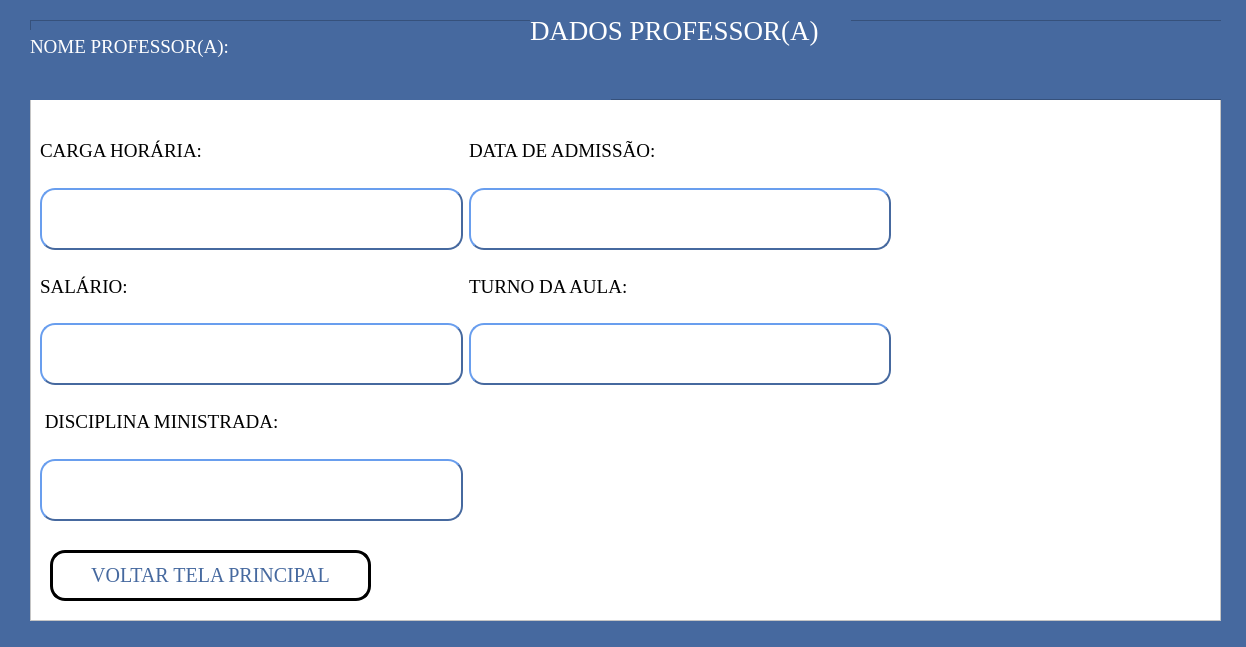
<?xml version="1.0" encoding="UTF-8"?>
<ui version="4.0">
 <class>MainWindow</class>
 <widget class="QMainWindow" name="MainWindow">
  <property name="geometry">
   <rect>
    <x>0</x>
    <y>0</y>
    <width>1246</width>
    <height>647</height>
   </rect>
  </property>
  <property name="windowTitle">
   <string>Tela Dados Professor</string>
  </property>
  <property name="windowIcon">
   <iconset>
    <normaloff>imagens/diplomado.png</normaloff>imagens/diplomado.png</iconset>
  </property>
  <property name="styleSheet">
   <string notr="true">background-color:rgb(70, 105, 159);</string>
  </property>
  <widget class="QWidget" name="centralwidget">
   <widget class="QLabel" name="label_47">
    <property name="geometry">
     <rect>
      <x>200</x>
      <y>30</y>
      <width>251</width>
      <height>22</height>
     </rect>
    </property>
    <property name="font">
     <font>
      <family>Bahnschrift</family>
      <pointsize>12</pointsize>
     </font>
    </property>
    <property name="styleSheet">
     <string notr="true">background-color: transparent;
COLOR:rgb(255, 255, 255)</string>
    </property>
    <property name="text">
     <string/>
    </property>
   </widget>
   <widget class="QFrame" name="frame">
    <property name="geometry">
     <rect>
      <x>30</x>
      <y>20</y>
      <width>1191</width>
      <height>601</height>
     </rect>
    </property>
    <property name="styleSheet">
     <string notr="true">background-color: rgb(255, 255, 255);</string>
    </property>
    <property name="frameShape">
     <enum>QFrame::StyledPanel</enum>
    </property>
    <property name="frameShadow">
     <enum>QFrame::Raised</enum>
    </property>
    <widget class="QWidget" name="layoutWidget">
     <property name="geometry">
      <rect>
       <x>10</x>
       <y>100</y>
       <width>851</width>
       <height>401</height>
      </rect>
     </property>
     <layout class="QGridLayout" name="gridLayout">
      <item row="3" column="1">
       <widget class="QLabel" name="label_51">
        <property name="palette">
         <palette>
          <active>
           <colorrole role="WindowText">
            <brush brushstyle="SolidPattern">
             <color alpha="255">
              <red>0</red>
              <green>0</green>
              <blue>0</blue>
             </color>
            </brush>
           </colorrole>
           <colorrole role="Button">
            <brush brushstyle="SolidPattern">
             <color alpha="0">
              <red>0</red>
              <green>0</green>
              <blue>0</blue>
             </color>
            </brush>
           </colorrole>
           <colorrole role="Text">
            <brush brushstyle="SolidPattern">
             <color alpha="255">
              <red>0</red>
              <green>0</green>
              <blue>0</blue>
             </color>
            </brush>
           </colorrole>
           <colorrole role="ButtonText">
            <brush brushstyle="SolidPattern">
             <color alpha="255">
              <red>0</red>
              <green>0</green>
              <blue>0</blue>
             </color>
            </brush>
           </colorrole>
           <colorrole role="Base">
            <brush brushstyle="SolidPattern">
             <color alpha="0">
              <red>0</red>
              <green>0</green>
              <blue>0</blue>
             </color>
            </brush>
           </colorrole>
           <colorrole role="Window">
            <brush brushstyle="SolidPattern">
             <color alpha="0">
              <red>0</red>
              <green>0</green>
              <blue>0</blue>
             </color>
            </brush>
           </colorrole>
          </active>
          <inactive>
           <colorrole role="WindowText">
            <brush brushstyle="SolidPattern">
             <color alpha="255">
              <red>0</red>
              <green>0</green>
              <blue>0</blue>
             </color>
            </brush>
           </colorrole>
           <colorrole role="Button">
            <brush brushstyle="SolidPattern">
             <color alpha="0">
              <red>0</red>
              <green>0</green>
              <blue>0</blue>
             </color>
            </brush>
           </colorrole>
           <colorrole role="Text">
            <brush brushstyle="SolidPattern">
             <color alpha="255">
              <red>0</red>
              <green>0</green>
              <blue>0</blue>
             </color>
            </brush>
           </colorrole>
           <colorrole role="ButtonText">
            <brush brushstyle="SolidPattern">
             <color alpha="255">
              <red>0</red>
              <green>0</green>
              <blue>0</blue>
             </color>
            </brush>
           </colorrole>
           <colorrole role="Base">
            <brush brushstyle="SolidPattern">
             <color alpha="0">
              <red>0</red>
              <green>0</green>
              <blue>0</blue>
             </color>
            </brush>
           </colorrole>
           <colorrole role="Window">
            <brush brushstyle="SolidPattern">
             <color alpha="0">
              <red>0</red>
              <green>0</green>
              <blue>0</blue>
             </color>
            </brush>
           </colorrole>
          </inactive>
          <disabled>
           <colorrole role="WindowText">
            <brush brushstyle="SolidPattern">
             <color alpha="255">
              <red>0</red>
              <green>0</green>
              <blue>0</blue>
             </color>
            </brush>
           </colorrole>
           <colorrole role="Button">
            <brush brushstyle="SolidPattern">
             <color alpha="0">
              <red>0</red>
              <green>0</green>
              <blue>0</blue>
             </color>
            </brush>
           </colorrole>
           <colorrole role="Text">
            <brush brushstyle="SolidPattern">
             <color alpha="255">
              <red>0</red>
              <green>0</green>
              <blue>0</blue>
             </color>
            </brush>
           </colorrole>
           <colorrole role="ButtonText">
            <brush brushstyle="SolidPattern">
             <color alpha="255">
              <red>0</red>
              <green>0</green>
              <blue>0</blue>
             </color>
            </brush>
           </colorrole>
           <colorrole role="Base">
            <brush brushstyle="SolidPattern">
             <color alpha="0">
              <red>0</red>
              <green>0</green>
              <blue>0</blue>
             </color>
            </brush>
           </colorrole>
           <colorrole role="Window">
            <brush brushstyle="SolidPattern">
             <color alpha="0">
              <red>0</red>
              <green>0</green>
              <blue>0</blue>
             </color>
            </brush>
           </colorrole>
          </disabled>
         </palette>
        </property>
        <property name="font">
         <font>
          <family>Georgia</family>
          <pointsize>14</pointsize>
          <weight>50</weight>
          <bold>false</bold>
         </font>
        </property>
        <property name="styleSheet">
         <string notr="true">background-color: transparent;
color: rgb(0, 0, 0);</string>
        </property>
        <property name="text">
         <string>TURNO DA AULA:</string>
        </property>
       </widget>
      </item>
      <item row="4" column="0">
       <widget class="QLabel" name="text_3">
        <property name="font">
         <font>
          <family>Georgia</family>
          <pointsize>12</pointsize>
          <weight>50</weight>
          <bold>false</bold>
         </font>
        </property>
        <property name="styleSheet">
         <string notr="true">background-color:rgb(255, 255, 255);
border-radius:15px;
border-style:outset;
border-width:2px;
border-color:rgb(70, 105, 159);
color:rgb(70, 105, 159)</string>
        </property>
        <property name="text">
         <string>&lt;html&gt;&lt;head/&gt;&lt;body&gt;&lt;p align=&quot;center&quot;&gt;&lt;br/&gt;&lt;/p&gt;&lt;/body&gt;&lt;/html&gt;</string>
        </property>
       </widget>
      </item>
      <item row="3" column="0">
       <widget class="QLabel" name="label_50">
        <property name="palette">
         <palette>
          <active>
           <colorrole role="WindowText">
            <brush brushstyle="SolidPattern">
             <color alpha="255">
              <red>0</red>
              <green>0</green>
              <blue>0</blue>
             </color>
            </brush>
           </colorrole>
           <colorrole role="Button">
            <brush brushstyle="SolidPattern">
             <color alpha="0">
              <red>0</red>
              <green>0</green>
              <blue>0</blue>
             </color>
            </brush>
           </colorrole>
           <colorrole role="Text">
            <brush brushstyle="SolidPattern">
             <color alpha="255">
              <red>0</red>
              <green>0</green>
              <blue>0</blue>
             </color>
            </brush>
           </colorrole>
           <colorrole role="ButtonText">
            <brush brushstyle="SolidPattern">
             <color alpha="255">
              <red>0</red>
              <green>0</green>
              <blue>0</blue>
             </color>
            </brush>
           </colorrole>
           <colorrole role="Base">
            <brush brushstyle="SolidPattern">
             <color alpha="0">
              <red>0</red>
              <green>0</green>
              <blue>0</blue>
             </color>
            </brush>
           </colorrole>
           <colorrole role="Window">
            <brush brushstyle="SolidPattern">
             <color alpha="0">
              <red>0</red>
              <green>0</green>
              <blue>0</blue>
             </color>
            </brush>
           </colorrole>
          </active>
          <inactive>
           <colorrole role="WindowText">
            <brush brushstyle="SolidPattern">
             <color alpha="255">
              <red>0</red>
              <green>0</green>
              <blue>0</blue>
             </color>
            </brush>
           </colorrole>
           <colorrole role="Button">
            <brush brushstyle="SolidPattern">
             <color alpha="0">
              <red>0</red>
              <green>0</green>
              <blue>0</blue>
             </color>
            </brush>
           </colorrole>
           <colorrole role="Text">
            <brush brushstyle="SolidPattern">
             <color alpha="255">
              <red>0</red>
              <green>0</green>
              <blue>0</blue>
             </color>
            </brush>
           </colorrole>
           <colorrole role="ButtonText">
            <brush brushstyle="SolidPattern">
             <color alpha="255">
              <red>0</red>
              <green>0</green>
              <blue>0</blue>
             </color>
            </brush>
           </colorrole>
           <colorrole role="Base">
            <brush brushstyle="SolidPattern">
             <color alpha="0">
              <red>0</red>
              <green>0</green>
              <blue>0</blue>
             </color>
            </brush>
           </colorrole>
           <colorrole role="Window">
            <brush brushstyle="SolidPattern">
             <color alpha="0">
              <red>0</red>
              <green>0</green>
              <blue>0</blue>
             </color>
            </brush>
           </colorrole>
          </inactive>
          <disabled>
           <colorrole role="WindowText">
            <brush brushstyle="SolidPattern">
             <color alpha="255">
              <red>0</red>
              <green>0</green>
              <blue>0</blue>
             </color>
            </brush>
           </colorrole>
           <colorrole role="Button">
            <brush brushstyle="SolidPattern">
             <color alpha="0">
              <red>0</red>
              <green>0</green>
              <blue>0</blue>
             </color>
            </brush>
           </colorrole>
           <colorrole role="Text">
            <brush brushstyle="SolidPattern">
             <color alpha="255">
              <red>0</red>
              <green>0</green>
              <blue>0</blue>
             </color>
            </brush>
           </colorrole>
           <colorrole role="ButtonText">
            <brush brushstyle="SolidPattern">
             <color alpha="255">
              <red>0</red>
              <green>0</green>
              <blue>0</blue>
             </color>
            </brush>
           </colorrole>
           <colorrole role="Base">
            <brush brushstyle="SolidPattern">
             <color alpha="0">
              <red>0</red>
              <green>0</green>
              <blue>0</blue>
             </color>
            </brush>
           </colorrole>
           <colorrole role="Window">
            <brush brushstyle="SolidPattern">
             <color alpha="0">
              <red>0</red>
              <green>0</green>
              <blue>0</blue>
             </color>
            </brush>
           </colorrole>
          </disabled>
         </palette>
        </property>
        <property name="font">
         <font>
          <family>Georgia</family>
          <pointsize>14</pointsize>
          <weight>50</weight>
          <bold>false</bold>
         </font>
        </property>
        <property name="styleSheet">
         <string notr="true">background-color: transparent;
color: rgb(0, 0, 0);</string>
        </property>
        <property name="text">
         <string>SALÁRIO:</string>
        </property>
       </widget>
      </item>
      <item row="0" column="0">
       <widget class="QLabel" name="label_49">
        <property name="palette">
         <palette>
          <active>
           <colorrole role="WindowText">
            <brush brushstyle="SolidPattern">
             <color alpha="255">
              <red>0</red>
              <green>0</green>
              <blue>0</blue>
             </color>
            </brush>
           </colorrole>
           <colorrole role="Button">
            <brush brushstyle="SolidPattern">
             <color alpha="0">
              <red>0</red>
              <green>0</green>
              <blue>0</blue>
             </color>
            </brush>
           </colorrole>
           <colorrole role="Text">
            <brush brushstyle="SolidPattern">
             <color alpha="255">
              <red>0</red>
              <green>0</green>
              <blue>0</blue>
             </color>
            </brush>
           </colorrole>
           <colorrole role="ButtonText">
            <brush brushstyle="SolidPattern">
             <color alpha="255">
              <red>0</red>
              <green>0</green>
              <blue>0</blue>
             </color>
            </brush>
           </colorrole>
           <colorrole role="Base">
            <brush brushstyle="SolidPattern">
             <color alpha="0">
              <red>0</red>
              <green>0</green>
              <blue>0</blue>
             </color>
            </brush>
           </colorrole>
           <colorrole role="Window">
            <brush brushstyle="SolidPattern">
             <color alpha="0">
              <red>0</red>
              <green>0</green>
              <blue>0</blue>
             </color>
            </brush>
           </colorrole>
          </active>
          <inactive>
           <colorrole role="WindowText">
            <brush brushstyle="SolidPattern">
             <color alpha="255">
              <red>0</red>
              <green>0</green>
              <blue>0</blue>
             </color>
            </brush>
           </colorrole>
           <colorrole role="Button">
            <brush brushstyle="SolidPattern">
             <color alpha="0">
              <red>0</red>
              <green>0</green>
              <blue>0</blue>
             </color>
            </brush>
           </colorrole>
           <colorrole role="Text">
            <brush brushstyle="SolidPattern">
             <color alpha="255">
              <red>0</red>
              <green>0</green>
              <blue>0</blue>
             </color>
            </brush>
           </colorrole>
           <colorrole role="ButtonText">
            <brush brushstyle="SolidPattern">
             <color alpha="255">
              <red>0</red>
              <green>0</green>
              <blue>0</blue>
             </color>
            </brush>
           </colorrole>
           <colorrole role="Base">
            <brush brushstyle="SolidPattern">
             <color alpha="0">
              <red>0</red>
              <green>0</green>
              <blue>0</blue>
             </color>
            </brush>
           </colorrole>
           <colorrole role="Window">
            <brush brushstyle="SolidPattern">
             <color alpha="0">
              <red>0</red>
              <green>0</green>
              <blue>0</blue>
             </color>
            </brush>
           </colorrole>
          </inactive>
          <disabled>
           <colorrole role="WindowText">
            <brush brushstyle="SolidPattern">
             <color alpha="255">
              <red>0</red>
              <green>0</green>
              <blue>0</blue>
             </color>
            </brush>
           </colorrole>
           <colorrole role="Button">
            <brush brushstyle="SolidPattern">
             <color alpha="0">
              <red>0</red>
              <green>0</green>
              <blue>0</blue>
             </color>
            </brush>
           </colorrole>
           <colorrole role="Text">
            <brush brushstyle="SolidPattern">
             <color alpha="255">
              <red>0</red>
              <green>0</green>
              <blue>0</blue>
             </color>
            </brush>
           </colorrole>
           <colorrole role="ButtonText">
            <brush brushstyle="SolidPattern">
             <color alpha="255">
              <red>0</red>
              <green>0</green>
              <blue>0</blue>
             </color>
            </brush>
           </colorrole>
           <colorrole role="Base">
            <brush brushstyle="SolidPattern">
             <color alpha="0">
              <red>0</red>
              <green>0</green>
              <blue>0</blue>
             </color>
            </brush>
           </colorrole>
           <colorrole role="Window">
            <brush brushstyle="SolidPattern">
             <color alpha="0">
              <red>0</red>
              <green>0</green>
              <blue>0</blue>
             </color>
            </brush>
           </colorrole>
          </disabled>
         </palette>
        </property>
        <property name="font">
         <font>
          <family>Georgia</family>
          <pointsize>14</pointsize>
          <weight>50</weight>
          <bold>false</bold>
         </font>
        </property>
        <property name="styleSheet">
         <string notr="true">background-color: transparent;
color: rgb(0, 0, 0);</string>
        </property>
        <property name="text">
         <string>CARGA HORÁRIA:</string>
        </property>
       </widget>
      </item>
      <item row="4" column="1">
       <widget class="QLabel" name="text_4">
        <property name="font">
         <font>
          <family>Georgia</family>
          <pointsize>12</pointsize>
          <weight>50</weight>
          <bold>false</bold>
         </font>
        </property>
        <property name="styleSheet">
         <string notr="true">background-color:rgb(255, 255, 255);
border-radius:15px;
border-style:outset;
border-width:2px;
border-color:rgb(70, 105, 159);
color:rgb(70, 105, 159)</string>
        </property>
        <property name="text">
         <string>&lt;html&gt;&lt;head/&gt;&lt;body&gt;&lt;p align=&quot;center&quot;&gt;&lt;br/&gt;&lt;/p&gt;&lt;/body&gt;&lt;/html&gt;</string>
        </property>
       </widget>
      </item>
      <item row="6" column="0">
       <widget class="QLabel" name="text_5">
        <property name="font">
         <font>
          <family>Georgia</family>
          <pointsize>12</pointsize>
          <weight>50</weight>
          <bold>false</bold>
         </font>
        </property>
        <property name="styleSheet">
         <string notr="true">background-color:rgb(255, 255, 255);
border-radius:15px;
border-style:outset;
border-width:2px;
border-color:rgb(70, 105, 159);
color:rgb(70, 105, 159)</string>
        </property>
        <property name="text">
         <string>&lt;html&gt;&lt;head/&gt;&lt;body&gt;&lt;p align=&quot;center&quot;&gt;&lt;br/&gt;&lt;/p&gt;&lt;/body&gt;&lt;/html&gt;</string>
        </property>
       </widget>
      </item>
      <item row="5" column="0" colspan="2">
       <widget class="QLabel" name="label_54">
        <property name="palette">
         <palette>
          <active>
           <colorrole role="WindowText">
            <brush brushstyle="SolidPattern">
             <color alpha="255">
              <red>0</red>
              <green>0</green>
              <blue>0</blue>
             </color>
            </brush>
           </colorrole>
           <colorrole role="Button">
            <brush brushstyle="SolidPattern">
             <color alpha="0">
              <red>0</red>
              <green>0</green>
              <blue>0</blue>
             </color>
            </brush>
           </colorrole>
           <colorrole role="Text">
            <brush brushstyle="SolidPattern">
             <color alpha="255">
              <red>0</red>
              <green>0</green>
              <blue>0</blue>
             </color>
            </brush>
           </colorrole>
           <colorrole role="ButtonText">
            <brush brushstyle="SolidPattern">
             <color alpha="255">
              <red>0</red>
              <green>0</green>
              <blue>0</blue>
             </color>
            </brush>
           </colorrole>
           <colorrole role="Base">
            <brush brushstyle="SolidPattern">
             <color alpha="0">
              <red>0</red>
              <green>0</green>
              <blue>0</blue>
             </color>
            </brush>
           </colorrole>
           <colorrole role="Window">
            <brush brushstyle="SolidPattern">
             <color alpha="0">
              <red>0</red>
              <green>0</green>
              <blue>0</blue>
             </color>
            </brush>
           </colorrole>
          </active>
          <inactive>
           <colorrole role="WindowText">
            <brush brushstyle="SolidPattern">
             <color alpha="255">
              <red>0</red>
              <green>0</green>
              <blue>0</blue>
             </color>
            </brush>
           </colorrole>
           <colorrole role="Button">
            <brush brushstyle="SolidPattern">
             <color alpha="0">
              <red>0</red>
              <green>0</green>
              <blue>0</blue>
             </color>
            </brush>
           </colorrole>
           <colorrole role="Text">
            <brush brushstyle="SolidPattern">
             <color alpha="255">
              <red>0</red>
              <green>0</green>
              <blue>0</blue>
             </color>
            </brush>
           </colorrole>
           <colorrole role="ButtonText">
            <brush brushstyle="SolidPattern">
             <color alpha="255">
              <red>0</red>
              <green>0</green>
              <blue>0</blue>
             </color>
            </brush>
           </colorrole>
           <colorrole role="Base">
            <brush brushstyle="SolidPattern">
             <color alpha="0">
              <red>0</red>
              <green>0</green>
              <blue>0</blue>
             </color>
            </brush>
           </colorrole>
           <colorrole role="Window">
            <brush brushstyle="SolidPattern">
             <color alpha="0">
              <red>0</red>
              <green>0</green>
              <blue>0</blue>
             </color>
            </brush>
           </colorrole>
          </inactive>
          <disabled>
           <colorrole role="WindowText">
            <brush brushstyle="SolidPattern">
             <color alpha="255">
              <red>0</red>
              <green>0</green>
              <blue>0</blue>
             </color>
            </brush>
           </colorrole>
           <colorrole role="Button">
            <brush brushstyle="SolidPattern">
             <color alpha="0">
              <red>0</red>
              <green>0</green>
              <blue>0</blue>
             </color>
            </brush>
           </colorrole>
           <colorrole role="Text">
            <brush brushstyle="SolidPattern">
             <color alpha="255">
              <red>0</red>
              <green>0</green>
              <blue>0</blue>
             </color>
            </brush>
           </colorrole>
           <colorrole role="ButtonText">
            <brush brushstyle="SolidPattern">
             <color alpha="255">
              <red>0</red>
              <green>0</green>
              <blue>0</blue>
             </color>
            </brush>
           </colorrole>
           <colorrole role="Base">
            <brush brushstyle="SolidPattern">
             <color alpha="0">
              <red>0</red>
              <green>0</green>
              <blue>0</blue>
             </color>
            </brush>
           </colorrole>
           <colorrole role="Window">
            <brush brushstyle="SolidPattern">
             <color alpha="0">
              <red>0</red>
              <green>0</green>
              <blue>0</blue>
             </color>
            </brush>
           </colorrole>
          </disabled>
         </palette>
        </property>
        <property name="font">
         <font>
          <family>Georgia</family>
          <pointsize>14</pointsize>
          <weight>50</weight>
          <bold>false</bold>
         </font>
        </property>
        <property name="styleSheet">
         <string notr="true">background-color: transparent;
color: rgb(0, 0, 0);</string>
        </property>
        <property name="text">
         <string> DISCIPLINA MINISTRADA:</string>
        </property>
       </widget>
      </item>
      <item row="1" column="0">
       <widget class="QLabel" name="text1">
        <property name="font">
         <font>
          <family>Georgia</family>
          <pointsize>12</pointsize>
          <weight>50</weight>
          <bold>false</bold>
         </font>
        </property>
        <property name="styleSheet">
         <string notr="true">background-color:rgb(255, 255, 255);
border-radius:15px;
border-style:outset;
border-width:2px;
border-color:rgb(70, 105, 159);
color:rgb(70, 105, 159)</string>
        </property>
        <property name="text">
         <string>&lt;html&gt;&lt;head/&gt;&lt;body&gt;&lt;p align=&quot;center&quot;&gt;&lt;br/&gt;&lt;/p&gt;&lt;/body&gt;&lt;/html&gt;</string>
        </property>
       </widget>
      </item>
      <item row="0" column="1">
       <widget class="QLabel" name="label_53">
        <property name="palette">
         <palette>
          <active>
           <colorrole role="WindowText">
            <brush brushstyle="SolidPattern">
             <color alpha="255">
              <red>0</red>
              <green>0</green>
              <blue>0</blue>
             </color>
            </brush>
           </colorrole>
           <colorrole role="Button">
            <brush brushstyle="SolidPattern">
             <color alpha="0">
              <red>0</red>
              <green>0</green>
              <blue>0</blue>
             </color>
            </brush>
           </colorrole>
           <colorrole role="Text">
            <brush brushstyle="SolidPattern">
             <color alpha="255">
              <red>0</red>
              <green>0</green>
              <blue>0</blue>
             </color>
            </brush>
           </colorrole>
           <colorrole role="ButtonText">
            <brush brushstyle="SolidPattern">
             <color alpha="255">
              <red>0</red>
              <green>0</green>
              <blue>0</blue>
             </color>
            </brush>
           </colorrole>
           <colorrole role="Base">
            <brush brushstyle="SolidPattern">
             <color alpha="0">
              <red>0</red>
              <green>0</green>
              <blue>0</blue>
             </color>
            </brush>
           </colorrole>
           <colorrole role="Window">
            <brush brushstyle="SolidPattern">
             <color alpha="0">
              <red>0</red>
              <green>0</green>
              <blue>0</blue>
             </color>
            </brush>
           </colorrole>
          </active>
          <inactive>
           <colorrole role="WindowText">
            <brush brushstyle="SolidPattern">
             <color alpha="255">
              <red>0</red>
              <green>0</green>
              <blue>0</blue>
             </color>
            </brush>
           </colorrole>
           <colorrole role="Button">
            <brush brushstyle="SolidPattern">
             <color alpha="0">
              <red>0</red>
              <green>0</green>
              <blue>0</blue>
             </color>
            </brush>
           </colorrole>
           <colorrole role="Text">
            <brush brushstyle="SolidPattern">
             <color alpha="255">
              <red>0</red>
              <green>0</green>
              <blue>0</blue>
             </color>
            </brush>
           </colorrole>
           <colorrole role="ButtonText">
            <brush brushstyle="SolidPattern">
             <color alpha="255">
              <red>0</red>
              <green>0</green>
              <blue>0</blue>
             </color>
            </brush>
           </colorrole>
           <colorrole role="Base">
            <brush brushstyle="SolidPattern">
             <color alpha="0">
              <red>0</red>
              <green>0</green>
              <blue>0</blue>
             </color>
            </brush>
           </colorrole>
           <colorrole role="Window">
            <brush brushstyle="SolidPattern">
             <color alpha="0">
              <red>0</red>
              <green>0</green>
              <blue>0</blue>
             </color>
            </brush>
           </colorrole>
          </inactive>
          <disabled>
           <colorrole role="WindowText">
            <brush brushstyle="SolidPattern">
             <color alpha="255">
              <red>0</red>
              <green>0</green>
              <blue>0</blue>
             </color>
            </brush>
           </colorrole>
           <colorrole role="Button">
            <brush brushstyle="SolidPattern">
             <color alpha="0">
              <red>0</red>
              <green>0</green>
              <blue>0</blue>
             </color>
            </brush>
           </colorrole>
           <colorrole role="Text">
            <brush brushstyle="SolidPattern">
             <color alpha="255">
              <red>0</red>
              <green>0</green>
              <blue>0</blue>
             </color>
            </brush>
           </colorrole>
           <colorrole role="ButtonText">
            <brush brushstyle="SolidPattern">
             <color alpha="255">
              <red>0</red>
              <green>0</green>
              <blue>0</blue>
             </color>
            </brush>
           </colorrole>
           <colorrole role="Base">
            <brush brushstyle="SolidPattern">
             <color alpha="0">
              <red>0</red>
              <green>0</green>
              <blue>0</blue>
             </color>
            </brush>
           </colorrole>
           <colorrole role="Window">
            <brush brushstyle="SolidPattern">
             <color alpha="0">
              <red>0</red>
              <green>0</green>
              <blue>0</blue>
             </color>
            </brush>
           </colorrole>
          </disabled>
         </palette>
        </property>
        <property name="font">
         <font>
          <family>Georgia</family>
          <pointsize>14</pointsize>
          <weight>50</weight>
          <bold>false</bold>
         </font>
        </property>
        <property name="styleSheet">
         <string notr="true">background-color: transparent;
color: rgb(0, 0, 0);</string>
        </property>
        <property name="text">
         <string>DATA DE ADMISSÃO:</string>
        </property>
       </widget>
      </item>
      <item row="1" column="1">
       <widget class="QLabel" name="text_2">
        <property name="font">
         <font>
          <family>Georgia</family>
          <pointsize>12</pointsize>
          <weight>50</weight>
          <bold>false</bold>
         </font>
        </property>
        <property name="styleSheet">
         <string notr="true">background-color:rgb(255, 255, 255);
border-radius:15px;
border-style:outset;
border-width:2px;
border-color:rgb(70, 105, 159);
color:rgb(70, 105, 159)</string>
        </property>
        <property name="text">
         <string>&lt;html&gt;&lt;head/&gt;&lt;body&gt;&lt;p align=&quot;center&quot;&gt;&lt;br/&gt;&lt;/p&gt;&lt;/body&gt;&lt;/html&gt;</string>
        </property>
       </widget>
      </item>
     </layout>
    </widget>
    <widget class="QFrame" name="frame_2">
     <property name="geometry">
      <rect>
       <x>0</x>
       <y>0</y>
       <width>1201</width>
       <height>80</height>
      </rect>
     </property>
     <property name="styleSheet">
      <string notr="true">background-color:rgb(70, 105, 159);</string>
     </property>
     <property name="frameShape">
      <enum>QFrame::StyledPanel</enum>
     </property>
     <property name="frameShadow">
      <enum>QFrame::Raised</enum>
     </property>
     <widget class="QWidget" name="layoutWidget">
      <property name="geometry">
       <rect>
        <x>0</x>
        <y>10</y>
        <width>581</width>
        <height>71</height>
       </rect>
      </property>
      <layout class="QVBoxLayout" name="verticalLayout">
       <item>
        <widget class="QLabel" name="label_46">
         <property name="font">
          <font>
           <family>Georgia</family>
           <pointsize>14</pointsize>
           <weight>50</weight>
           <bold>false</bold>
          </font>
         </property>
         <property name="styleSheet">
          <string notr="true">background-color: transparent;
COLOR:rgb(255, 255, 255)</string>
         </property>
         <property name="text">
          <string>NOME PROFESSOR(A):</string>
         </property>
        </widget>
       </item>
       <item>
        <widget class="QLabel" name="label_48">
         <property name="font">
          <font>
           <family>Georgia</family>
           <pointsize>12</pointsize>
           <weight>50</weight>
           <bold>false</bold>
          </font>
         </property>
         <property name="styleSheet">
          <string notr="true">background-color: transparent;
COLOR:rgb(255, 255, 255)</string>
         </property>
         <property name="text">
          <string/>
         </property>
        </widget>
       </item>
      </layout>
     </widget>
     <widget class="QLabel" name="label_2">
      <property name="geometry">
       <rect>
        <x>500</x>
        <y>-20</y>
        <width>321</width>
        <height>61</height>
       </rect>
      </property>
      <property name="font">
       <font>
        <family>Georgia</family>
        <pointsize>20</pointsize>
       </font>
      </property>
      <property name="autoFillBackground">
       <bool>false</bool>
      </property>
      <property name="styleSheet">
       <string notr="true">color: rgb(255, 255, 255);</string>
      </property>
      <property name="text">
       <string>DADOS PROFESSOR(A)</string>
      </property>
     </widget>
    </widget>
    <widget class="QPushButton" name="botao_tela_principal">
     <property name="geometry">
      <rect>
       <x>20</x>
       <y>530</y>
       <width>321</width>
       <height>51</height>
      </rect>
     </property>
     <property name="font">
      <font>
       <family>Georgia</family>
       <pointsize>15</pointsize>
       <weight>50</weight>
       <bold>false</bold>
      </font>
     </property>
     <property name="cursor">
      <cursorShape>UpArrowCursor</cursorShape>
     </property>
     <property name="styleSheet">
      <string notr="true">QPushButton{
color: rgb(70, 105, 159);
}

QPushButton{
background-color: rgb(255, 255, 255)
}

QPushButton:hover{
	background-color: lightblue
}

QPushButton{
border:3px solid black;
border-radius: 15px;
padding: 2px;
}</string>
     </property>
     <property name="text">
      <string>VOLTAR TELA PRINCIPAL</string>
     </property>
     <property name="icon">
      <iconset>
       <normaloff>imagens/9868474931649315515-128.png</normaloff>imagens/9868474931649315515-128.png</iconset>
     </property>
     <property name="iconSize">
      <size>
       <width>30</width>
       <height>30</height>
      </size>
     </property>
    </widget>
    <widget class="QLabel" name="label">
     <property name="geometry">
      <rect>
       <x>780</x>
       <y>140</y>
       <width>391</width>
       <height>361</height>
      </rect>
     </property>
     <property name="text">
      <string/>
     </property>
     <property name="pixmap">
      <pixmap>imagens/LOGO_UNIVERS.png</pixmap>
     </property>
     <property name="scaledContents">
      <bool>true</bool>
     </property>
    </widget>
    <zorder>label</zorder>
    <zorder>layoutWidget</zorder>
    <zorder>frame_2</zorder>
    <zorder>botao_tela_principal</zorder>
   </widget>
  </widget>
 </widget>
 <resources/>
 <connections/>
</ui>
